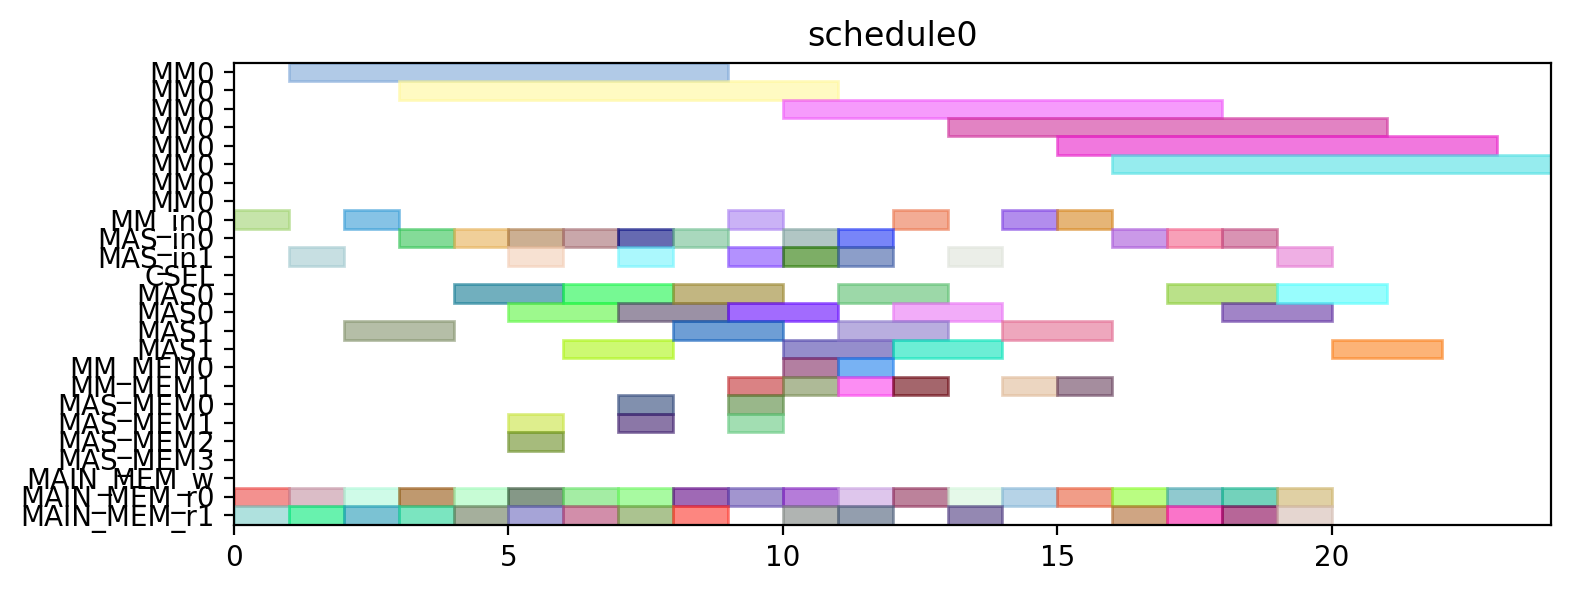

The script that drew this image:
from pyschedule import Scenario, solvers, plotters, alt


def solve():
	horizon = 120
	S = Scenario("schedule0", horizon=horizon)

	# resource
	MM = S.Resources('MM', num=1, size=8)
	MM_in = S.Resources('MM_in', num=1)
	MAS_in = S.Resources('MAS_in', num=2)
	CSEL = S.Resource('CSEL')
	MAS = S.Resources('MAS', num=2, size=2, periods=range(1, horizon))
	MM_MEM = S.Resources('MM_MEM', num=2)
	MAS_MEM = S.Resources('MAS_MEM', num=4)
	MAIN_MEM_w = S.Resource('MAIN_MEM_w', size=1)
	MAIN_MEM_r = S.Resources('MAIN_MEM_r', num=2)

	# result of previous scheduling

	# new tasks
	c_qinv_denom_inv0 = S.Task('c_qinv_denom_inv0', length=8, delay_cost=1)
	c_qinv_denom_inv0 += alt(MM)
	c_qinv_denom_inv0_in = S.Task('c_qinv_denom_inv0_in', length=1, delay_cost=1)
	c_qinv_denom_inv0_in += alt(MM_in)
	S += c_qinv_denom_inv0_in*MM_in[0]<=c_qinv_denom_inv0*MM[0]
	c_qinv_denom_inv0_mem0 = S.Task('c_qinv_denom_inv0_mem0', length=1, delay_cost=1)
	c_qinv_denom_inv0_mem0 += MAIN_MEM_r[0]
	S += c_qinv_denom_inv0_mem0 <= c_qinv_denom_inv0

	c_qinv_denom_inv0_mem1 = S.Task('c_qinv_denom_inv0_mem1', length=1, delay_cost=1)
	c_qinv_denom_inv0_mem1 += MAIN_MEM_r[1]
	S += c_qinv_denom_inv0_mem1 <= c_qinv_denom_inv0

	c_qinv_denom_inv1_ = S.Task('c_qinv_denom_inv1_', length=8, delay_cost=1)
	c_qinv_denom_inv1_ += alt(MM)
	c_qinv_denom_inv1__in = S.Task('c_qinv_denom_inv1__in', length=1, delay_cost=1)
	c_qinv_denom_inv1__in += alt(MM_in)
	S += c_qinv_denom_inv1__in*MM_in[0]<=c_qinv_denom_inv1_*MM[0]
	c_qinv_denom_inv1__mem0 = S.Task('c_qinv_denom_inv1__mem0', length=1, delay_cost=1)
	c_qinv_denom_inv1__mem0 += MAIN_MEM_r[0]
	S += c_qinv_denom_inv1__mem0 <= c_qinv_denom_inv1_

	c_qinv_denom_inv1__mem1 = S.Task('c_qinv_denom_inv1__mem1', length=1, delay_cost=1)
	c_qinv_denom_inv1__mem1 += MAIN_MEM_r[1]
	S += c_qinv_denom_inv1__mem1 <= c_qinv_denom_inv1_

	c_qinv0_t2 = S.Task('c_qinv0_t2', length=2, delay_cost=1)
	c_qinv0_t2 += alt(MAS)
	c_qinv0_t2_in = S.Task('c_qinv0_t2_in', length=1, delay_cost=1)
	c_qinv0_t2_in += alt(MAS_in)
	S += c_qinv0_t2_in*MAS_in[0]<=c_qinv0_t2*MAS[0]

	S += c_qinv0_t2_in*MAS_in[1]<=c_qinv0_t2*MAS[1]

	c_qinv0_t2_mem0 = S.Task('c_qinv0_t2_mem0', length=1, delay_cost=1)
	c_qinv0_t2_mem0 += MAIN_MEM_r[0]
	S += c_qinv0_t2_mem0 <= c_qinv0_t2

	c_qinv0_t2_mem1 = S.Task('c_qinv0_t2_mem1', length=1, delay_cost=1)
	c_qinv0_t2_mem1 += MAIN_MEM_r[1]
	S += c_qinv0_t2_mem1 <= c_qinv0_t2

	c_qinv1__t2 = S.Task('c_qinv1__t2', length=2, delay_cost=1)
	c_qinv1__t2 += alt(MAS)
	c_qinv1__t2_in = S.Task('c_qinv1__t2_in', length=1, delay_cost=1)
	c_qinv1__t2_in += alt(MAS_in)
	S += c_qinv1__t2_in*MAS_in[0]<=c_qinv1__t2*MAS[0]

	S += c_qinv1__t2_in*MAS_in[1]<=c_qinv1__t2*MAS[1]

	c_qinv1__t2_mem0 = S.Task('c_qinv1__t2_mem0', length=1, delay_cost=1)
	c_qinv1__t2_mem0 += MAIN_MEM_r[0]
	S += c_qinv1__t2_mem0 <= c_qinv1__t2

	c_qinv1__t2_mem1 = S.Task('c_qinv1__t2_mem1', length=1, delay_cost=1)
	c_qinv1__t2_mem1 += MAIN_MEM_r[1]
	S += c_qinv1__t2_mem1 <= c_qinv1__t2

	c0_t0_t2 = S.Task('c0_t0_t2', length=2, delay_cost=1)
	c0_t0_t2 += alt(MAS)
	c0_t0_t2_in = S.Task('c0_t0_t2_in', length=1, delay_cost=1)
	c0_t0_t2_in += alt(MAS_in)
	S += c0_t0_t2_in*MAS_in[0]<=c0_t0_t2*MAS[0]

	S += c0_t0_t2_in*MAS_in[1]<=c0_t0_t2*MAS[1]

	c0_t0_t2_mem0 = S.Task('c0_t0_t2_mem0', length=1, delay_cost=1)
	c0_t0_t2_mem0 += MAIN_MEM_r[0]
	S += c0_t0_t2_mem0 <= c0_t0_t2

	c0_t0_t2_mem1 = S.Task('c0_t0_t2_mem1', length=1, delay_cost=1)
	c0_t0_t2_mem1 += MAIN_MEM_r[1]
	S += c0_t0_t2_mem1 <= c0_t0_t2

	c0_t1_t2 = S.Task('c0_t1_t2', length=2, delay_cost=1)
	c0_t1_t2 += alt(MAS)
	c0_t1_t2_in = S.Task('c0_t1_t2_in', length=1, delay_cost=1)
	c0_t1_t2_in += alt(MAS_in)
	S += c0_t1_t2_in*MAS_in[0]<=c0_t1_t2*MAS[0]

	S += c0_t1_t2_in*MAS_in[1]<=c0_t1_t2*MAS[1]

	c0_t1_t2_mem0 = S.Task('c0_t1_t2_mem0', length=1, delay_cost=1)
	c0_t1_t2_mem0 += MAIN_MEM_r[0]
	S += c0_t1_t2_mem0 <= c0_t1_t2

	c0_t1_t2_mem1 = S.Task('c0_t1_t2_mem1', length=1, delay_cost=1)
	c0_t1_t2_mem1 += MAIN_MEM_r[1]
	S += c0_t1_t2_mem1 <= c0_t1_t2

	c0_t20 = S.Task('c0_t20', length=2, delay_cost=1)
	c0_t20 += alt(MAS)
	c0_t20_in = S.Task('c0_t20_in', length=1, delay_cost=1)
	c0_t20_in += alt(MAS_in)
	S += c0_t20_in*MAS_in[0]<=c0_t20*MAS[0]

	S += c0_t20_in*MAS_in[1]<=c0_t20*MAS[1]

	c0_t20_mem0 = S.Task('c0_t20_mem0', length=1, delay_cost=1)
	c0_t20_mem0 += MAIN_MEM_r[0]
	S += c0_t20_mem0 <= c0_t20

	c0_t20_mem1 = S.Task('c0_t20_mem1', length=1, delay_cost=1)
	c0_t20_mem1 += MAIN_MEM_r[1]
	S += c0_t20_mem1 <= c0_t20

	c0_t21 = S.Task('c0_t21', length=2, delay_cost=1)
	c0_t21 += alt(MAS)
	c0_t21_in = S.Task('c0_t21_in', length=1, delay_cost=1)
	c0_t21_in += alt(MAS_in)
	S += c0_t21_in*MAS_in[0]<=c0_t21*MAS[0]

	S += c0_t21_in*MAS_in[1]<=c0_t21*MAS[1]

	c0_t21_mem0 = S.Task('c0_t21_mem0', length=1, delay_cost=1)
	c0_t21_mem0 += MAIN_MEM_r[0]
	S += c0_t21_mem0 <= c0_t21

	c0_t21_mem1 = S.Task('c0_t21_mem1', length=1, delay_cost=1)
	c0_t21_mem1 += MAIN_MEM_r[1]
	S += c0_t21_mem1 <= c0_t21

	c1_t0_t2 = S.Task('c1_t0_t2', length=2, delay_cost=1)
	c1_t0_t2 += alt(MAS)
	c1_t0_t2_in = S.Task('c1_t0_t2_in', length=1, delay_cost=1)
	c1_t0_t2_in += alt(MAS_in)
	S += c1_t0_t2_in*MAS_in[0]<=c1_t0_t2*MAS[0]

	S += c1_t0_t2_in*MAS_in[1]<=c1_t0_t2*MAS[1]

	c1_t0_t2_mem0 = S.Task('c1_t0_t2_mem0', length=1, delay_cost=1)
	c1_t0_t2_mem0 += MAIN_MEM_r[0]
	S += c1_t0_t2_mem0 <= c1_t0_t2

	c1_t0_t2_mem1 = S.Task('c1_t0_t2_mem1', length=1, delay_cost=1)
	c1_t0_t2_mem1 += MAIN_MEM_r[1]
	S += c1_t0_t2_mem1 <= c1_t0_t2

	c1_t1_t2 = S.Task('c1_t1_t2', length=2, delay_cost=1)
	c1_t1_t2 += alt(MAS)
	c1_t1_t2_in = S.Task('c1_t1_t2_in', length=1, delay_cost=1)
	c1_t1_t2_in += alt(MAS_in)
	S += c1_t1_t2_in*MAS_in[0]<=c1_t1_t2*MAS[0]

	S += c1_t1_t2_in*MAS_in[1]<=c1_t1_t2*MAS[1]

	c1_t1_t2_mem0 = S.Task('c1_t1_t2_mem0', length=1, delay_cost=1)
	c1_t1_t2_mem0 += MAIN_MEM_r[0]
	S += c1_t1_t2_mem0 <= c1_t1_t2

	c1_t1_t2_mem1 = S.Task('c1_t1_t2_mem1', length=1, delay_cost=1)
	c1_t1_t2_mem1 += MAIN_MEM_r[1]
	S += c1_t1_t2_mem1 <= c1_t1_t2

	c1_t20 = S.Task('c1_t20', length=2, delay_cost=1)
	c1_t20 += alt(MAS)
	c1_t20_in = S.Task('c1_t20_in', length=1, delay_cost=1)
	c1_t20_in += alt(MAS_in)
	S += c1_t20_in*MAS_in[0]<=c1_t20*MAS[0]

	S += c1_t20_in*MAS_in[1]<=c1_t20*MAS[1]

	c1_t20_mem0 = S.Task('c1_t20_mem0', length=1, delay_cost=1)
	c1_t20_mem0 += MAIN_MEM_r[0]
	S += c1_t20_mem0 <= c1_t20

	c1_t20_mem1 = S.Task('c1_t20_mem1', length=1, delay_cost=1)
	c1_t20_mem1 += MAIN_MEM_r[1]
	S += c1_t20_mem1 <= c1_t20

	c1_t21 = S.Task('c1_t21', length=2, delay_cost=1)
	c1_t21 += alt(MAS)
	c1_t21_in = S.Task('c1_t21_in', length=1, delay_cost=1)
	c1_t21_in += alt(MAS_in)
	S += c1_t21_in*MAS_in[0]<=c1_t21*MAS[0]

	S += c1_t21_in*MAS_in[1]<=c1_t21*MAS[1]

	c1_t21_mem0 = S.Task('c1_t21_mem0', length=1, delay_cost=1)
	c1_t21_mem0 += MAIN_MEM_r[0]
	S += c1_t21_mem0 <= c1_t21

	c1_t21_mem1 = S.Task('c1_t21_mem1', length=1, delay_cost=1)
	c1_t21_mem1 += MAIN_MEM_r[1]
	S += c1_t21_mem1 <= c1_t21

	c2_t0_t2 = S.Task('c2_t0_t2', length=2, delay_cost=1)
	c2_t0_t2 += alt(MAS)
	c2_t0_t2_in = S.Task('c2_t0_t2_in', length=1, delay_cost=1)
	c2_t0_t2_in += alt(MAS_in)
	S += c2_t0_t2_in*MAS_in[0]<=c2_t0_t2*MAS[0]

	S += c2_t0_t2_in*MAS_in[1]<=c2_t0_t2*MAS[1]

	c2_t0_t2_mem0 = S.Task('c2_t0_t2_mem0', length=1, delay_cost=1)
	c2_t0_t2_mem0 += MAIN_MEM_r[0]
	S += c2_t0_t2_mem0 <= c2_t0_t2

	c2_t0_t2_mem1 = S.Task('c2_t0_t2_mem1', length=1, delay_cost=1)
	c2_t0_t2_mem1 += MAIN_MEM_r[1]
	S += c2_t0_t2_mem1 <= c2_t0_t2

	c2_t1_t2 = S.Task('c2_t1_t2', length=2, delay_cost=1)
	c2_t1_t2 += alt(MAS)
	c2_t1_t2_in = S.Task('c2_t1_t2_in', length=1, delay_cost=1)
	c2_t1_t2_in += alt(MAS_in)
	S += c2_t1_t2_in*MAS_in[0]<=c2_t1_t2*MAS[0]

	S += c2_t1_t2_in*MAS_in[1]<=c2_t1_t2*MAS[1]

	c2_t1_t2_mem0 = S.Task('c2_t1_t2_mem0', length=1, delay_cost=1)
	c2_t1_t2_mem0 += MAIN_MEM_r[0]
	S += c2_t1_t2_mem0 <= c2_t1_t2

	c2_t1_t2_mem1 = S.Task('c2_t1_t2_mem1', length=1, delay_cost=1)
	c2_t1_t2_mem1 += MAIN_MEM_r[1]
	S += c2_t1_t2_mem1 <= c2_t1_t2

	c2_t20 = S.Task('c2_t20', length=2, delay_cost=1)
	c2_t20 += alt(MAS)
	c2_t20_in = S.Task('c2_t20_in', length=1, delay_cost=1)
	c2_t20_in += alt(MAS_in)
	S += c2_t20_in*MAS_in[0]<=c2_t20*MAS[0]

	S += c2_t20_in*MAS_in[1]<=c2_t20*MAS[1]

	c2_t20_mem0 = S.Task('c2_t20_mem0', length=1, delay_cost=1)
	c2_t20_mem0 += MAIN_MEM_r[0]
	S += c2_t20_mem0 <= c2_t20

	c2_t20_mem1 = S.Task('c2_t20_mem1', length=1, delay_cost=1)
	c2_t20_mem1 += MAIN_MEM_r[1]
	S += c2_t20_mem1 <= c2_t20

	c2_t21 = S.Task('c2_t21', length=2, delay_cost=1)
	c2_t21 += alt(MAS)
	c2_t21_in = S.Task('c2_t21_in', length=1, delay_cost=1)
	c2_t21_in += alt(MAS_in)
	S += c2_t21_in*MAS_in[0]<=c2_t21*MAS[0]

	S += c2_t21_in*MAS_in[1]<=c2_t21*MAS[1]

	c2_t21_mem0 = S.Task('c2_t21_mem0', length=1, delay_cost=1)
	c2_t21_mem0 += MAIN_MEM_r[0]
	S += c2_t21_mem0 <= c2_t21

	c2_t21_mem1 = S.Task('c2_t21_mem1', length=1, delay_cost=1)
	c2_t21_mem1 += MAIN_MEM_r[1]
	S += c2_t21_mem1 <= c2_t21

	c_qinv0_t0 = S.Task('c_qinv0_t0', length=8, delay_cost=1)
	c_qinv0_t0 += alt(MM)
	c_qinv0_t0_in = S.Task('c_qinv0_t0_in', length=1, delay_cost=1)
	c_qinv0_t0_in += alt(MM_in)
	S += c_qinv0_t0_in*MM_in[0]<=c_qinv0_t0*MM[0]
	c_qinv0_t0_mem0 = S.Task('c_qinv0_t0_mem0', length=1, delay_cost=1)
	c_qinv0_t0_mem0 += MAIN_MEM_r[0]
	S += c_qinv0_t0_mem0 <= c_qinv0_t0

	c_qinv0_t0_mem1 = S.Task('c_qinv0_t0_mem1', length=1, delay_cost=1)
	c_qinv0_t0_mem1 += alt(MM_MEM)
	S += (c_qinv_denom_inv0*MM[0])-1 < c_qinv0_t0_mem1*MM_MEM[1]
	S += c_qinv0_t0_mem1 <= c_qinv0_t0

	c_qinv0_t1 = S.Task('c_qinv0_t1', length=8, delay_cost=1)
	c_qinv0_t1 += alt(MM)
	c_qinv0_t1_in = S.Task('c_qinv0_t1_in', length=1, delay_cost=1)
	c_qinv0_t1_in += alt(MM_in)
	S += c_qinv0_t1_in*MM_in[0]<=c_qinv0_t1*MM[0]
	c_qinv0_t1_mem0 = S.Task('c_qinv0_t1_mem0', length=1, delay_cost=1)
	c_qinv0_t1_mem0 += MAIN_MEM_r[0]
	S += c_qinv0_t1_mem0 <= c_qinv0_t1

	c_qinv0_t1_mem1 = S.Task('c_qinv0_t1_mem1', length=1, delay_cost=1)
	c_qinv0_t1_mem1 += alt(MM_MEM)
	S += (c_qinv_denom_inv1_*MM[0])-1 < c_qinv0_t1_mem1*MM_MEM[1]
	S += c_qinv0_t1_mem1 <= c_qinv0_t1

	c_qinv0_t3 = S.Task('c_qinv0_t3', length=2, delay_cost=1)
	c_qinv0_t3 += alt(MAS)
	c_qinv0_t3_in = S.Task('c_qinv0_t3_in', length=1, delay_cost=1)
	c_qinv0_t3_in += alt(MAS_in)
	S += c_qinv0_t3_in*MAS_in[0]<=c_qinv0_t3*MAS[0]

	S += c_qinv0_t3_in*MAS_in[1]<=c_qinv0_t3*MAS[1]

	c_qinv0_t3_mem0 = S.Task('c_qinv0_t3_mem0', length=1, delay_cost=1)
	c_qinv0_t3_mem0 += alt(MM_MEM)
	S += (c_qinv_denom_inv0*MM[0])-1 < c_qinv0_t3_mem0*MM_MEM[0]
	S += c_qinv0_t3_mem0 <= c_qinv0_t3

	c_qinv0_t3_mem1 = S.Task('c_qinv0_t3_mem1', length=1, delay_cost=1)
	c_qinv0_t3_mem1 += alt(MM_MEM)
	S += (c_qinv_denom_inv1_*MM[0])-1 < c_qinv0_t3_mem1*MM_MEM[1]
	S += c_qinv0_t3_mem1 <= c_qinv0_t3

	c_qinv1__t0 = S.Task('c_qinv1__t0', length=8, delay_cost=1)
	c_qinv1__t0 += alt(MM)
	c_qinv1__t0_in = S.Task('c_qinv1__t0_in', length=1, delay_cost=1)
	c_qinv1__t0_in += alt(MM_in)
	S += c_qinv1__t0_in*MM_in[0]<=c_qinv1__t0*MM[0]
	c_qinv1__t0_mem0 = S.Task('c_qinv1__t0_mem0', length=1, delay_cost=1)
	c_qinv1__t0_mem0 += MAIN_MEM_r[0]
	S += c_qinv1__t0_mem0 <= c_qinv1__t0

	c_qinv1__t0_mem1 = S.Task('c_qinv1__t0_mem1', length=1, delay_cost=1)
	c_qinv1__t0_mem1 += alt(MM_MEM)
	S += (c_qinv_denom_inv0*MM[0])-1 < c_qinv1__t0_mem1*MM_MEM[1]
	S += c_qinv1__t0_mem1 <= c_qinv1__t0

	c_qinv1__t1 = S.Task('c_qinv1__t1', length=8, delay_cost=1)
	c_qinv1__t1 += alt(MM)
	c_qinv1__t1_in = S.Task('c_qinv1__t1_in', length=1, delay_cost=1)
	c_qinv1__t1_in += alt(MM_in)
	S += c_qinv1__t1_in*MM_in[0]<=c_qinv1__t1*MM[0]
	c_qinv1__t1_mem0 = S.Task('c_qinv1__t1_mem0', length=1, delay_cost=1)
	c_qinv1__t1_mem0 += MAIN_MEM_r[0]
	S += c_qinv1__t1_mem0 <= c_qinv1__t1

	c_qinv1__t1_mem1 = S.Task('c_qinv1__t1_mem1', length=1, delay_cost=1)
	c_qinv1__t1_mem1 += alt(MM_MEM)
	S += (c_qinv_denom_inv1_*MM[0])-1 < c_qinv1__t1_mem1*MM_MEM[1]
	S += c_qinv1__t1_mem1 <= c_qinv1__t1

	c_qinv1__t3 = S.Task('c_qinv1__t3', length=2, delay_cost=1)
	c_qinv1__t3 += alt(MAS)
	c_qinv1__t3_in = S.Task('c_qinv1__t3_in', length=1, delay_cost=1)
	c_qinv1__t3_in += alt(MAS_in)
	S += c_qinv1__t3_in*MAS_in[0]<=c_qinv1__t3*MAS[0]

	S += c_qinv1__t3_in*MAS_in[1]<=c_qinv1__t3*MAS[1]

	c_qinv1__t3_mem0 = S.Task('c_qinv1__t3_mem0', length=1, delay_cost=1)
	c_qinv1__t3_mem0 += alt(MM_MEM)
	S += (c_qinv_denom_inv0*MM[0])-1 < c_qinv1__t3_mem0*MM_MEM[0]
	S += c_qinv1__t3_mem0 <= c_qinv1__t3

	c_qinv1__t3_mem1 = S.Task('c_qinv1__t3_mem1', length=1, delay_cost=1)
	c_qinv1__t3_mem1 += alt(MM_MEM)
	S += (c_qinv_denom_inv1_*MM[0])-1 < c_qinv1__t3_mem1*MM_MEM[1]
	S += c_qinv1__t3_mem1 <= c_qinv1__t3

	c0_t4_t2 = S.Task('c0_t4_t2', length=2, delay_cost=1)
	c0_t4_t2 += alt(MAS)
	c0_t4_t2_in = S.Task('c0_t4_t2_in', length=1, delay_cost=1)
	c0_t4_t2_in += alt(MAS_in)
	S += c0_t4_t2_in*MAS_in[0]<=c0_t4_t2*MAS[0]

	S += c0_t4_t2_in*MAS_in[1]<=c0_t4_t2*MAS[1]

	c0_t4_t2_mem0 = S.Task('c0_t4_t2_mem0', length=1, delay_cost=1)
	c0_t4_t2_mem0 += alt(MAS_MEM)
	S += (c0_t20*MAS[0])-1 < c0_t4_t2_mem0*MAS_MEM[0]
	S += (c0_t20*MAS[1])-1 < c0_t4_t2_mem0*MAS_MEM[2]
	S += c0_t4_t2_mem0 <= c0_t4_t2

	c0_t4_t2_mem1 = S.Task('c0_t4_t2_mem1', length=1, delay_cost=1)
	c0_t4_t2_mem1 += alt(MAS_MEM)
	S += (c0_t21*MAS[0])-1 < c0_t4_t2_mem1*MAS_MEM[1]
	S += (c0_t21*MAS[1])-1 < c0_t4_t2_mem1*MAS_MEM[3]
	S += c0_t4_t2_mem1 <= c0_t4_t2

	c1_t4_t2 = S.Task('c1_t4_t2', length=2, delay_cost=1)
	c1_t4_t2 += alt(MAS)
	c1_t4_t2_in = S.Task('c1_t4_t2_in', length=1, delay_cost=1)
	c1_t4_t2_in += alt(MAS_in)
	S += c1_t4_t2_in*MAS_in[0]<=c1_t4_t2*MAS[0]

	S += c1_t4_t2_in*MAS_in[1]<=c1_t4_t2*MAS[1]

	c1_t4_t2_mem0 = S.Task('c1_t4_t2_mem0', length=1, delay_cost=1)
	c1_t4_t2_mem0 += alt(MAS_MEM)
	S += (c1_t20*MAS[0])-1 < c1_t4_t2_mem0*MAS_MEM[0]
	S += (c1_t20*MAS[1])-1 < c1_t4_t2_mem0*MAS_MEM[2]
	S += c1_t4_t2_mem0 <= c1_t4_t2

	c1_t4_t2_mem1 = S.Task('c1_t4_t2_mem1', length=1, delay_cost=1)
	c1_t4_t2_mem1 += alt(MAS_MEM)
	S += (c1_t21*MAS[0])-1 < c1_t4_t2_mem1*MAS_MEM[1]
	S += (c1_t21*MAS[1])-1 < c1_t4_t2_mem1*MAS_MEM[3]
	S += c1_t4_t2_mem1 <= c1_t4_t2

	c2_t4_t2 = S.Task('c2_t4_t2', length=2, delay_cost=1)
	c2_t4_t2 += alt(MAS)
	c2_t4_t2_in = S.Task('c2_t4_t2_in', length=1, delay_cost=1)
	c2_t4_t2_in += alt(MAS_in)
	S += c2_t4_t2_in*MAS_in[0]<=c2_t4_t2*MAS[0]

	S += c2_t4_t2_in*MAS_in[1]<=c2_t4_t2*MAS[1]

	c2_t4_t2_mem0 = S.Task('c2_t4_t2_mem0', length=1, delay_cost=1)
	c2_t4_t2_mem0 += alt(MAS_MEM)
	S += (c2_t20*MAS[0])-1 < c2_t4_t2_mem0*MAS_MEM[0]
	S += (c2_t20*MAS[1])-1 < c2_t4_t2_mem0*MAS_MEM[2]
	S += c2_t4_t2_mem0 <= c2_t4_t2

	c2_t4_t2_mem1 = S.Task('c2_t4_t2_mem1', length=1, delay_cost=1)
	c2_t4_t2_mem1 += alt(MAS_MEM)
	S += (c2_t21*MAS[0])-1 < c2_t4_t2_mem1*MAS_MEM[1]
	S += (c2_t21*MAS[1])-1 < c2_t4_t2_mem1*MAS_MEM[3]
	S += c2_t4_t2_mem1 <= c2_t4_t2

	solvers.mip.solve(S,msg=1,kind='CPLEX',ratio_gap=1.01)

	solution = [['hoge']*len(S.solution()[1]) for i in range(len(S.solution()))]
	for i in range(len(S.solution())):
		for j in range(len(S.solution()[i])):
			solution[i][j]=str(S.solution()[i][j])
	print(solution)

	cycles = int(solution[-1][3])

	pic_file_name = "/mnt/rose/usr1/fukuda/ABE/multiRAM_multiMAS_16mux/scheduling_result/stage8MM1_stage2MAS2/FP12_INV_AFTER_FPINV/schedule0.png"
	if(S.solution() != []):
		plotters.matplotlib.plot(S,img_filename=pic_file_name, show_task_labels=False, fig_size=(cycles*0.25+3, 3))

	return solution
